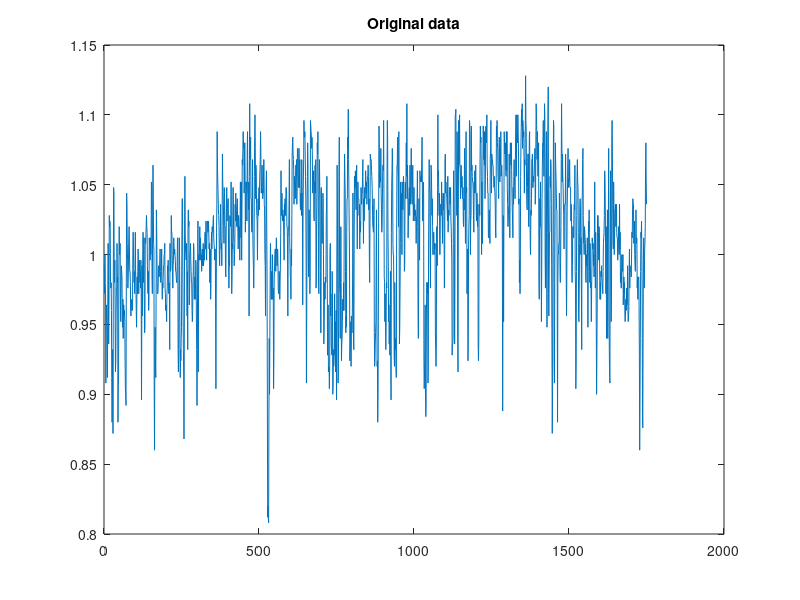

The MATLAB script that drew this image: (Note: this script raises an error after producing the figure.)
% A demonstration of the HMM software using a Poisson observation
% model on count data
clear all

load dempoisson
BPM=300;
Xtrain=[countdat*BPM];
Xtrain=[Xtrain ones(length(Xtrain),1)*BPM];
T=length(Xtrain);


plot(countdat);
title('Original data');
disp('The data are the number of counts');
disp(' ');
disp('Press a key to continue');
pause


disp(' ');
disp('We will take random samples to initialise the HMM.');
disp(' ');
disp('Press a key to continue');
pause

% Train up HMM on this data
hmm=struct('K',2);

disp(' ');
hmm=hmminit(Xtrain,hmm);
hmm.obsmodel='Poisson';
obsoptions=struct('prrasc',1);
hmm=obsinit(Xtrain,hmm,obsoptions);

disp('Mean rates of HMM initialisation');
hmm.state(1).Gamma_alpha./hmm.state(1).Gamma_beta
hmm.state(2).Gamma_alpha./hmm.state(2).Gamma_beta

% Train up HMM on observation sequence data using Baum-Welch
% This uses the forward-backward method as a sub-routine
disp('We will now train the HMM using Baum/Welch');
disp(' ');
disp('Press a key to continue');
pause
disp('Estimated HMM');

hmm.train.cyc=30;
hmm.train.obsupdate=ones(1,hmm.K);    % update observation models ?
hmm.train.init=1;         % Yes, we've already done initialisation

hmm=hmmtrain(Xtrain,T,hmm);
disp('Rates');
hmm.state(1).Gamma_alpha./hmm.state(1).Gamma_beta
hmm.state(2).Gamma_alpha./hmm.state(2).Gamma_beta
disp('Initial State Probabilities, Pi');
hmm.Pi
disp('State Transition Matrix, P');
hmm.P

[block]=hmmdecode(Xtrain,T,hmm);

% Find most likely hidden state sequence using Viterbi method
figure
plot(block(1).q_star);
axis([0 T 0 3]);
title('Viterbi decoding');

